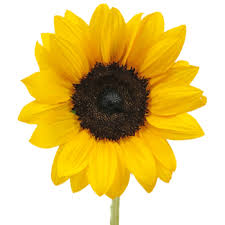
%> input picture sunflower.jpg, 225 x 225 px
$ octave negative_image.m   (GNU Octave 9; MATLAB toolbox functions it lacks are replaced by stand-ins)
%> lines starting %> are read from the running program, lines starting %| are printed output that depends on the picture
clc;
clear all;
close all;
I = imread('sunflower.jpg');
%> I is the input picture: size 225x225x3 uint8; mean R, G, B 227.8, 204.2, 129.4
G = rgb2gray(I);
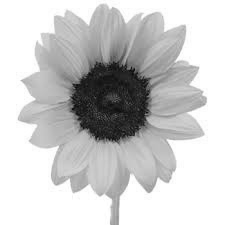
%> G: size 225x225 uint8; min 4, max 255, mean 202.7
[m, n] = size(G);
%> m = 225; n = 225
% Point Method %
for p = 1:n
  for q = 1:m
    Inv(p,q) = 255 - G(p,q);
  end
end
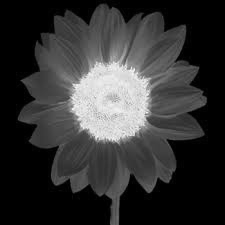
%> Inv: size 225x225 uint8; min 0, max 251, mean 52.3
% Vector Method %
Inv = 255 - G;
subplot(1,3,1), imshow(I);
subplot(1,3,2), imshow(G);
subplot(1,3,3), imshow(Inv);
